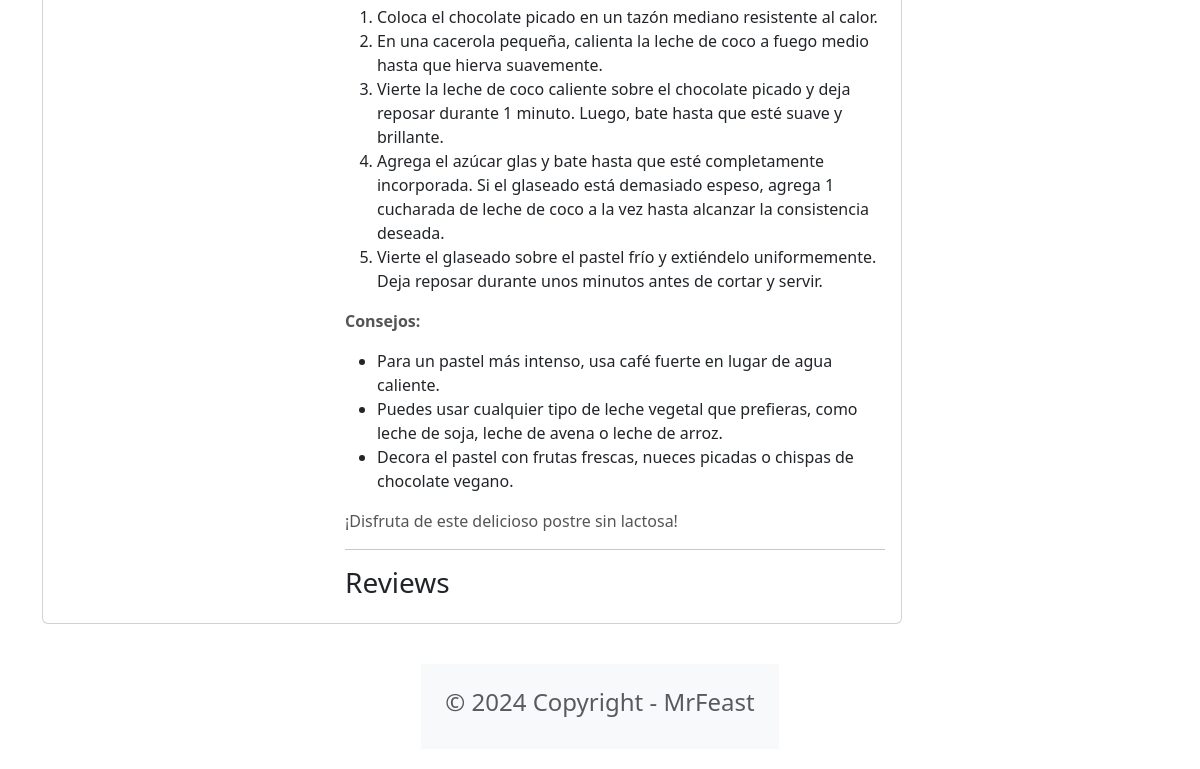
The app's page /portal/2 (lower part), older data.
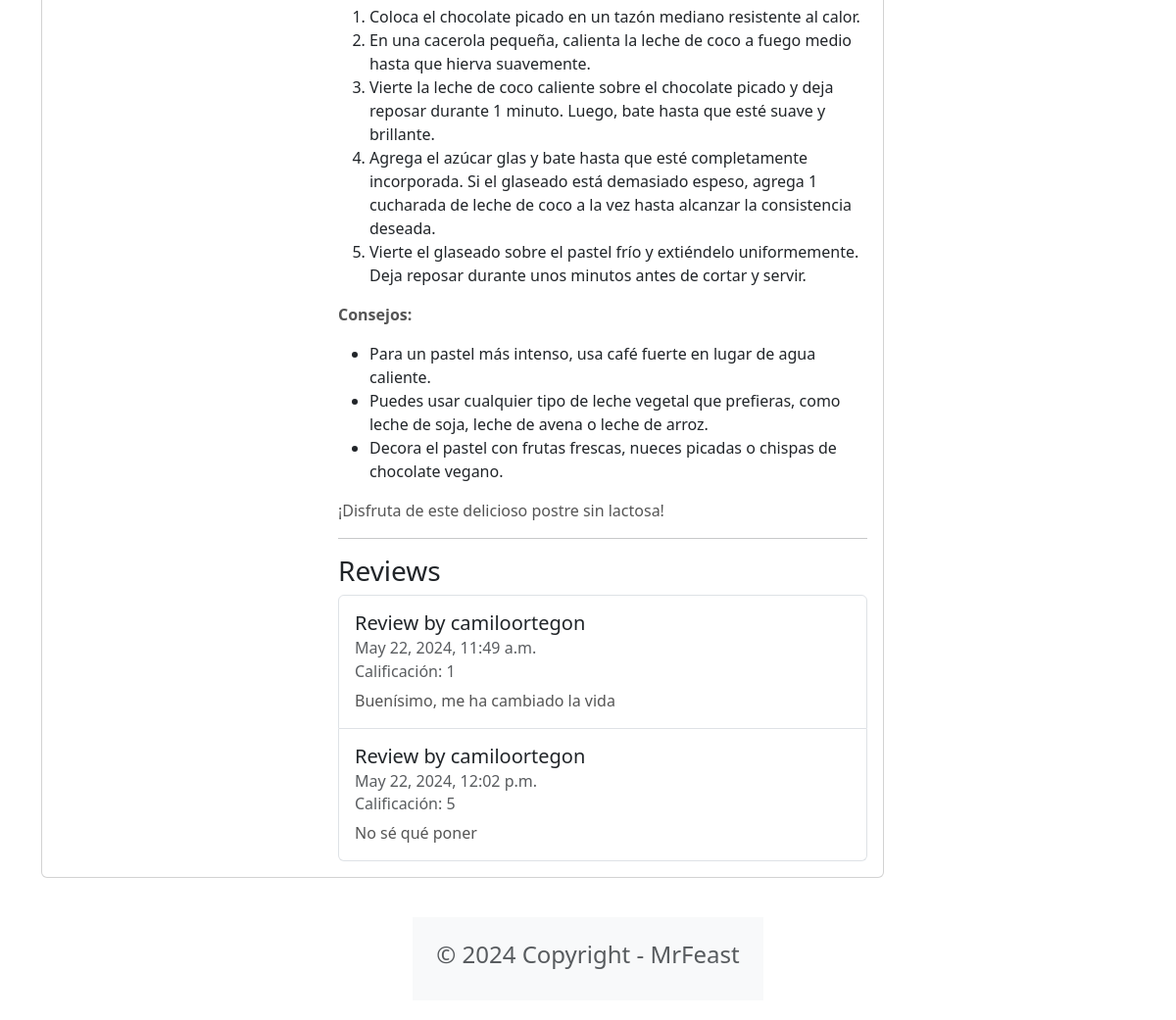
The same page, newer data.
### food/models.py (models this page shows, shortened)
class Review(models.Model):
    text = models.CharField(max_length=100)
    date = models.DateTimeField(auto_now_add=True)  # the current datetime will be automatically filled in
    user = models.ForeignKey(User,on_delete=models.CASCADE) # a user can create multiple reviews
    menu = models.ForeignKey(Menu,on_delete=models.CASCADE)
    favorito = models.BooleanField()
    calificacion = models.IntegerField(default = 1, validators=[MaxValueValidator(5), MinValueValidator(1)])

### food/views.py (the view)
# urls.py: path('portal/<int:menu_id>', foodViews.detail, name='detail'),
def detail(request, menu_id):
    menu = get_object_or_404(Menu,pk=menu_id)
    menu.descripcion = markdown2.markdown(menu.descripcion)
    reviews = Review.objects.filter(menu = menu)
    return render(request, 'detail.html', {'menu':menu, 'reviews': reviews})

### food/templates/detail.html (shortened to what this page needs)
{% extends 'base.html' %}
{% block content %}
<div class="card mb-3" style="max-width: 860px;">
    <div class="row g-0">
      <div class="col-md-4">
      </div>
      <div class="col-md-8">
        <div class="card-body">
          <p class="card-text">{{ menu.descripcion|safe }}</p>
          <hr />
          <h3>Reviews</h3>
          <ul class="list-group">
          {% for review in reviews %}
            <li class="list-group-item pb-3 pt-3">
            <h5 class="card-title">
              Review by {{ review.user.username }}
            </h5>
            <h6 class="card-subtitle mb-2 text-muted">
              {{ review.date }}
            </h6>
            <h6 class="card-subtitle mb-2 text-muted">
                Calificación: {{ review.calificacion }}
              </h6>
            <p class="card-text">{{ review.text }}</p>
             </li>
          {% endfor %}
        </ul>
        </div>
      </div>
    </div>
  </div>
</div>
{% endblock content %}

Row changes from the older to the newer data that the page shows:
added Review: user.username "camiloortegon", date "May 22, 2024, 11:49 a.m.", calificacion "1", text "Buenísimo, me ha cambiado la vida"
added Review: user.username "camiloortegon", date "May 22, 2024, 12:02 p.m.", calificacion "5", text "No sé qué poner"
